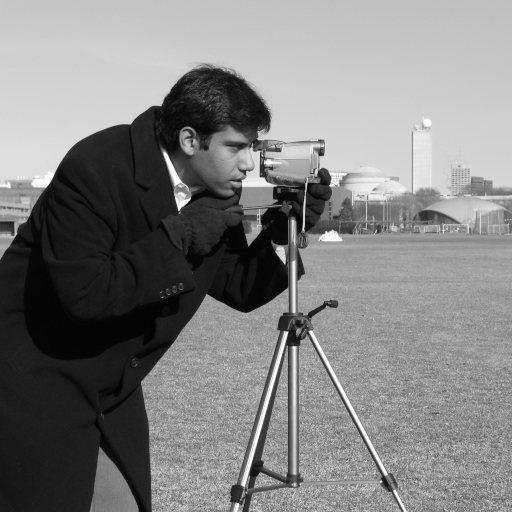
#> input picture skimage.data.camera(), 512 x 512 px
$ jupyter execute benchmark_custom_dft.ipynb   (shell and % lines are left out)
#> lines starting #> are read from the running program, lines starting #| are printed output that depends on the picture
[cell 1]
from numba import jit

[cell 2]
import numpy as np
import matplotlib.pylab as plt
from scipy.fft import fftn, ifftn
from scipy.fft import fftshift, fftfreq
import skimage

[cell 3]
# Pentagon aerial photo
# http://sipi.usc.edu/database/database.php?volume=aerials&image=37#top
image = skimage.data.camera()
#> image is the input picture: shape (512, 512); min 0, max 255, mean 129.1
image = skimage.io.imread('pentagon_1024.tiff')
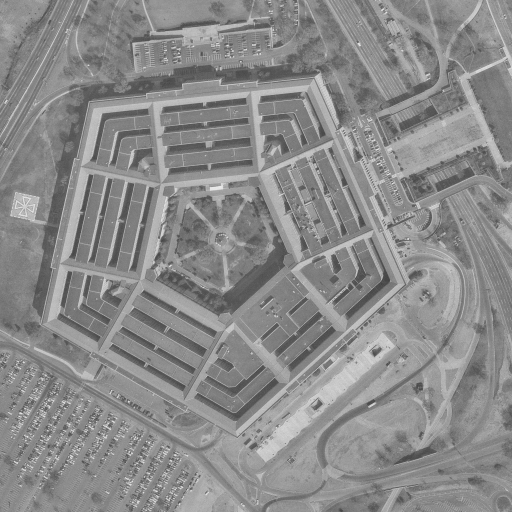
#> input picture toy_models/pentagon_1024.tiff, 1024 x 1024 px (shown at 1/2 size)
#> image is the input picture: shape (1024, 1024); min 46, max 245, mean 138.5
image = skimage.exposure.rescale_intensity(image)
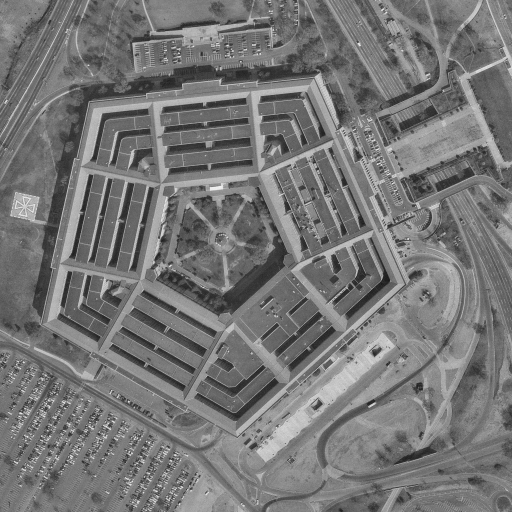
#> image: shape (1024, 1024) (shown at 1/2 size); min 0, max 255, mean 118
#image = gaussian_filter(image, sigma=5)
plt.imshow(image);

[cell 4]
A = fftn(image)

[cell 5]
@jit
def custom_fftfreq(n):
    if n % 2 == 0:
        u = np.arange(0, n/2)
        v = np.arange(-n/2, 0, 1)

    else:
        u = np.arange(0, (n-1)/2 + 1)
        v = np.arange(-(n-1)/2, 0, 1)

    return np.concatenate((u, v))/n

# test
n = 5
print( custom_fftfreq(n) )
print( fftfreq(n) )

[cell 6]
def custom_dft_ref(data, x):
#> called with data = array of shape (1024, 1024), x = (400, 480)
    im2pi = 1j * 2 * np.pi

    dim_properties = list(zip(data.shape, x))
#> dim_properties = [(1024, 400), (1024, 480)]
    for (n_items, ax_offset) in dim_properties[::-1]:
        kernel = ax_offset * fftfreq(n_items, 1)
        kernel = np.exp(im2pi * kernel)

        # Equivalent to:
        #   data[i, j, k] = kernel[i, :] @ data[j, k].T
        data = np.tensordot(kernel, data, axes=(0, -1))

    return data

[cell 7]
def custom_dft(data, x):
    im2pi = 1j * 2 * np.pi
    data = data.astype(np.complex128)
    dim_properties = list(zip(data.shape, x))
    for (n_items, ax_offset) in dim_properties[::-1]:
        kernel = np.exp(im2pi * ax_offset * custom_fftfreq(n_items))

        # Equivalent to:
        #   data[i, j, k] = kernel[i, :] @ data[j, k].T
        data = np.tensordot(kernel, data, axes=(0, -1))

    return data

[cell 8]
def custom_dft2(data, xy):
    im2pi = 1j * 2 * np.pi
    y, x = xy
    xkx = x*custom_fftfreq(data.shape[1])[np.newaxis, :]
    yky = y*custom_fftfreq(data.shape[0])[:, np.newaxis]

    return np.array(np.sum( np.exp( im2pi * (yky + xkx))*data ))

[cell 9]
def dft_einsum(data, xy):
    im2pi = 1j * 2 * np.pi
    y, x = xy
    xkx = np.exp( im2pi * x*custom_fftfreq(data.shape[1]) )
    yky = np.exp( im2pi * y*custom_fftfreq(data.shape[0]) )

    return np.einsum('ij,i,j->', data, yky, xkx)

[cell 10]
def dft_tensordot2(data, xy):
    im2pi = 1j * 2 * np.pi
    y, x = xy
    xkx = np.exp( im2pi * x * custom_fftfreq(data.shape[1]) )
    yky = np.exp( im2pi * y * custom_fftfreq(data.shape[0]) )

    data = np.tensordot(xkx, data, axes=(0, -1))
    data = np.tensordot(yky, data, axes=(0, -1))
    return data

def gradx_dft(data, xy):
    im2pi = 1j * 2 * np.pi
    y, x = xy
    xkx = np.exp( im2pi * x * custom_fftfreq(data.shape[1]) ) * im2pi * custom_fftfreq(data.shape[1])
    yky = np.exp( im2pi * y * custom_fftfreq(data.shape[0]) )

    data = np.tensordot(xkx, data, axes=(0, -1))
    data = np.tensordot(yky, data, axes=(0, -1))
    return data

[cell 11]
custom_dft_ref(A, (400, 480))

[cell 12]
dft_tensordot2(A, (400, 480))

[cell 13]
gradx_dft(A, (400, 480))

[cell 14]
dft_tensordot2(A, (400, 500))
